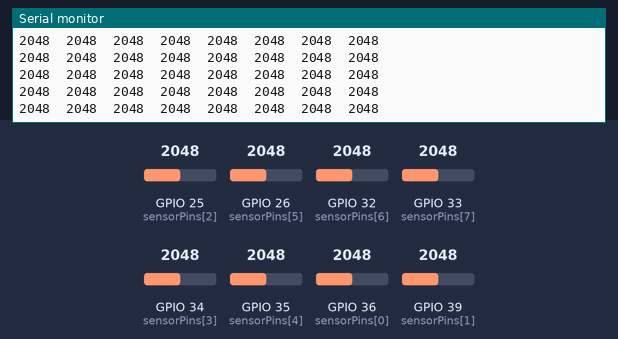
Bench run of a sketch on a simulated ESP32. Parts: the last lines printed to the serial monitor. The inputs (shaded band) are chosen by the test bench; at power-on: GPIO 25 (sensorPins[2]) = 2048, GPIO 26 (sensorPins[5]) = 2048, GPIO 32 (sensorPins[6]) = 2048, GPIO 33 (sensorPins[7]) = 2048, GPIO 34 (sensorPins[3]) = 2048, GPIO 35 (sensorPins[4]) = 2048, GPIO 36 (sensorPins[0]) = 2048, GPIO 39 (sensorPins[1]) = 2048.

Above: at 2.2 s.
2.3 s: GPIO 25 (sensorPins[2]) set to 2866
At 2.32 s:
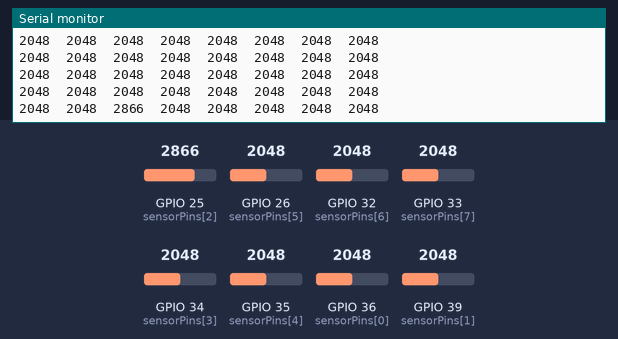
3.8 s: GPIO 26 (sensorPins[5]) set to 2866
At 3.84 s:
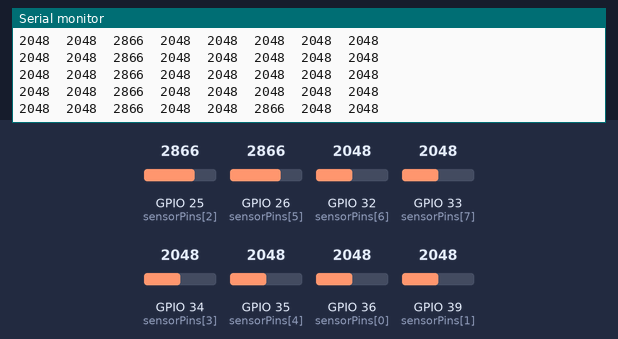
5.3 s: GPIO 32 (sensorPins[6]) set to 2866
At 5.36 s:
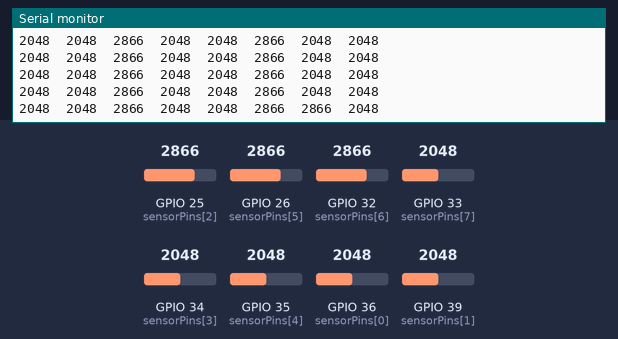
6.8 s: GPIO 33 (sensorPins[7]) set to 2866
At 6.87 s:
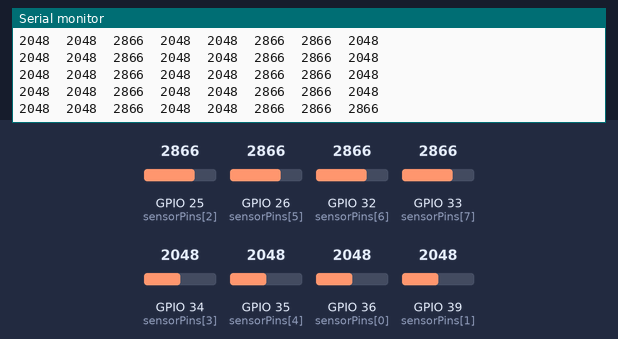
8.3 s: GPIO 34 (sensorPins[3]) set to 2866
At 8.39 s:
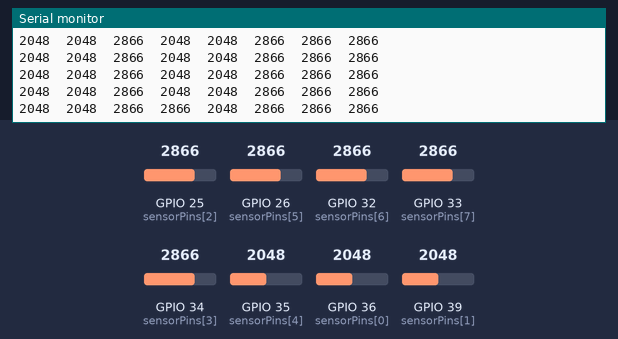
9.8 s: GPIO 35 (sensorPins[4]) set to 2866
At 9.81 s:
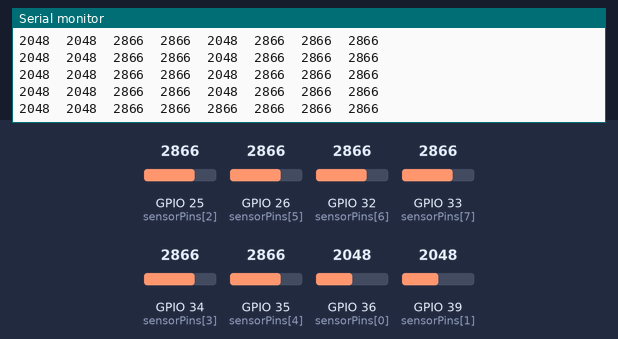

Measured:
- after the input at 2.3 s, the serial monitor: prints a new line at once (image 1)
- after the input at 3.8 s, the serial monitor: prints a new line at once (image 2)
- after the input at 5.3 s, the serial monitor: prints a new line after 0.05 s (image 3)
- after the input at 6.8 s, the serial monitor: prints a new line after 0.07 s (image 4)
- after the input at 8.3 s, the serial monitor: prints a new line after 0.09 s (image 5)
- after the input at 9.8 s, the serial monitor: prints a new line at once (image 6)

The sketch:

TestSensorQTRESP32.ino
```cpp
/*
   QTR-8A sensor uitlezen met ESP32
   Sluit de 8 sensoren aan op de volgende pinnen:
   S0 -> GPIO36
   S1 -> GPIO39
   S2 -> GPIO34
   S3 -> GPIO35
   S4 -> GPIO32
   S5 -> GPIO33
   S6 -> GPIO25
   S7 -> GPIO26
*/

#define NUM_SENSORS 8

int sensorPins[NUM_SENSORS] = {36, 39, 25, 34, 35, 26, 32, 33};
int sensorValues[NUM_SENSORS];

void setup() {
  Serial.begin(115200);
  delay(1000);
  Serial.println("QTR-8A Test gestart");
}

void loop() {
  // Lees alle sensoren
  for (int i = 0; i < NUM_SENSORS; i++) {
    sensorValues[i] = analogRead(sensorPins[i]);
  }

  // Print de waardes
  for (int i = 0; i < NUM_SENSORS; i++) {
    Serial.print(sensorValues[i]);
    Serial.print("\t");
  }
  Serial.println();

  delay(100);  // iets vertraging
}
```
